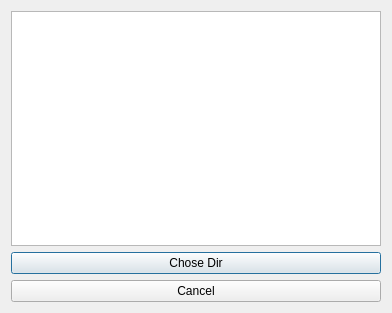
<?xml version="1.0" encoding="UTF-8"?>
<ui version="4.0">
 <class>path_form</class>
 <widget class="QDialog" name="path_form">
  <property name="geometry">
   <rect>
    <x>0</x>
    <y>0</y>
    <width>392</width>
    <height>313</height>
   </rect>
  </property>
  <property name="windowTitle">
   <string>Path Dir</string>
  </property>
  <property name="modal">
   <bool>true</bool>
  </property>
  <layout class="QVBoxLayout" name="verticalLayout">
   <item>
    <widget class="QTreeView" name="treeView_dir"/>
   </item>
   <item>
    <widget class="QPushButton" name="chose_dir_path">
     <property name="text">
      <string>Chose Dir</string>
     </property>
    </widget>
   </item>
   <item>
    <widget class="QPushButton" name="cancel_button">
     <property name="text">
      <string>Cancel</string>
     </property>
    </widget>
   </item>
  </layout>
 </widget>
 <resources/>
 <connections/>
</ui>
